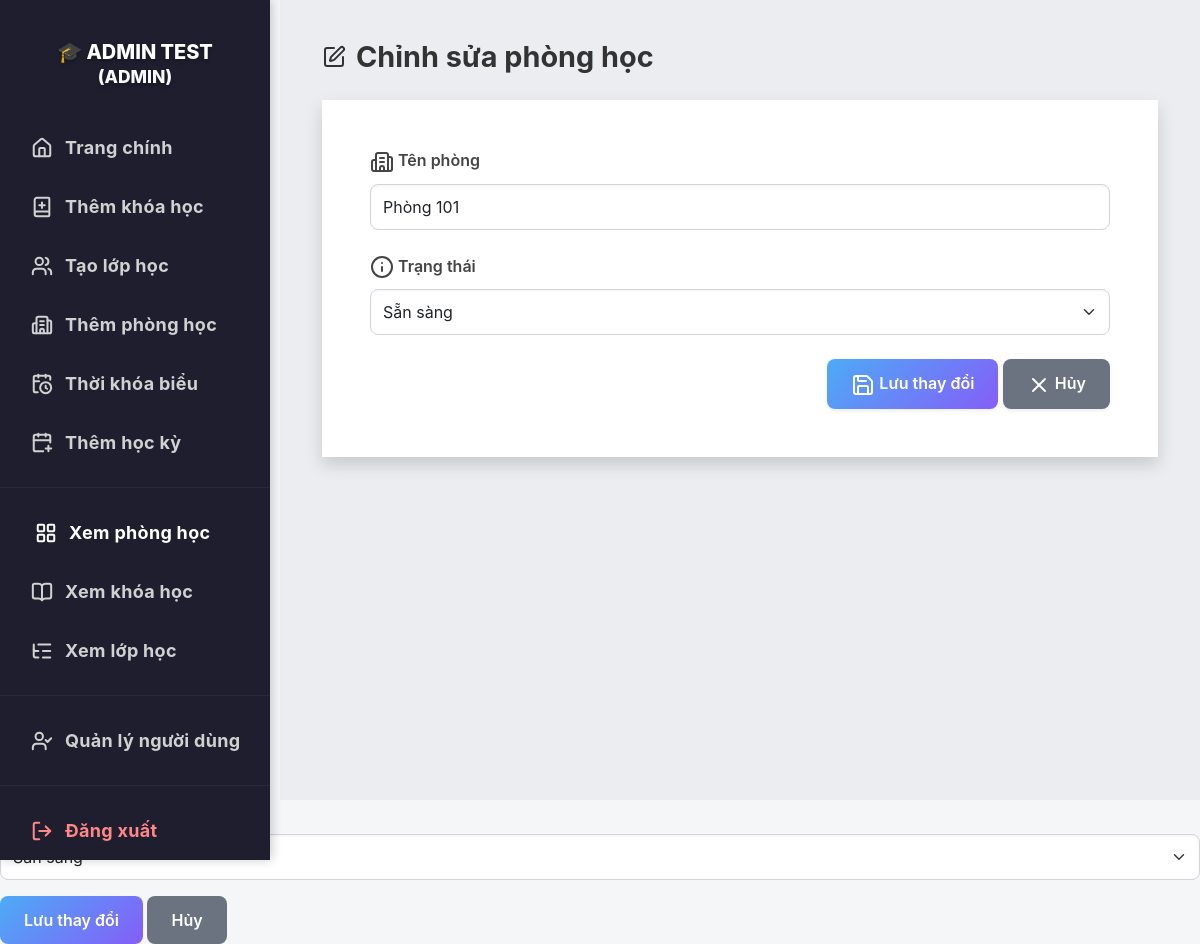
The app's page /edit-room/1 (signed in) with its own data.
### tables this page shows
CREATE TABLE users (
            id INTEGER PRIMARY KEY AUTOINCREMENT,
            full_name TEXT NOT NULL,
            email TEXT NOT NULL UNIQUE,
            password TEXT NOT NULL,
            role TEXT NOT NULL CHECK (role IN ('student', 'teacher', 'admin')),
            dob DATE,                
            phone TEXT,             
            gender TEXT CHECK (gender IN ('male', 'female', 'other')), 
            cccd TEXT              
        , image TEXT);

CREATE TABLE rooms (
            id INTEGER PRIMARY KEY AUTOINCREMENT,
            name TEXT NOT NULL UNIQUE,
            status TEXT NOT NULL CHECK (status IN ('available', 'occupied', 'maintenance'))
        );

### app.py (the view)
@app.route('/edit-room/<int:room_id>', methods=['POST', 'GET'])
@login_required
def edit_room(room_id):
    if current_user.role != 'admin':
        return "Không có quyền truy cập", 403
    conn = sqlite3.connect('database.db')
    cursor = conn.cursor()
    if request.method == 'POST':
        name = request.form['name']
        status = request.form['status']
        cursor.execute('UPDATE rooms SET name = ?, status = ? WHERE id = ?', (name, status, room_id))
        conn.commit()
        conn.close()
        flash("Đã cập nhật phòng học thành công!", "success")
        return redirect(url_for('view_rooms'))
    else:
        cursor.execute("SELECT * FROM rooms WHERE id = ?", (room_id,))
        room = cursor.fetchone()
        conn.close()
        if room:
            return render_template('admin/edit_room.html', room=room, user=current_user)
        else:
            flash("Phòng học không tồn tại!", "danger")
            return redirect(url_for('view_rooms'))

### app.py (called while the page is built)
@login_manager.user_loader
def load_user(user_id):
    conn = sqlite3.connect('database.db')
    cursor = conn.cursor()
    cursor.execute("SELECT id, full_name, email, role, image FROM users WHERE id = ?", (user_id,))
    row = cursor.fetchone()
    conn.close()
    if row:
        return User(*row)
    return None

### templates/admin/edit_room.html (shortened to what this page needs)
<!DOCTYPE html>
<html lang="vi">
<head>
  <link href="https://cdn.jsdelivr.net/npm/bootstrap@5.3.0/dist/css/bootstrap.min.css" rel="stylesheet">
  <link href="https://unpkg.com/lucide@latest/dist/lucide.min.css" rel="stylesheet">
</head>
<body>
  <div class="sidebar">
    <h4>🎓 {{ user.full_name }}<br><small class="text-light">(ADMIN)</small></h4>
    <a href="/dashboard"><i data-lucide="home"></i> Trang chính</a>
    <a href="{{ url_for('add_course') }}"><i data-lucide="book-plus"></i> Thêm khóa học</a>
    <a href="{{ url_for('add_class') }}"><i data-lucide="users"></i> Tạo lớp học</a>
    <a href="{{ url_for('add_room') }}"><i data-lucide="building-2"></i> Thêm phòng học</a>
    <a href="{{ url_for('add_schedule') }}"><i data-lucide="calendar-clock"></i> Thời khóa biểu</a>
    <a href="{{ url_for('add_semester') }}"><i data-lucide="calendar-plus"></i> Thêm học kỳ</a>
    <hr>
    <a href="{{ url_for('view_rooms') }}" class="active"><i data-lucide="layout-grid"></i> Xem phòng học</a>
    <a href="{{ url_for('view_courses') }}"><i data-lucide="book-open"></i> Xem khóa học</a>
    <a href="{{ url_for('view_classes') }}"><i data-lucide="list-tree"></i> Xem lớp học</a>
    <hr>
    <a href="{{ url_for('view_users') }}"><i data-lucide="user-check"></i> Quản lý người dùng</a>
    <hr>
    <a href="{{ url_for('logout') }}" class="logout-link"><i data-lucide="log-out"></i> Đăng xuất</a>
  </div>
  <div class="main-content">
    <div class="container animate-slide">
      <h2 class="form-title"><i data-lucide="edit"></i> Chỉnh sửa phòng học</h2>
      <form method="POST" class="p-5 bg-white rounded-lg shadow animate-fade">
        <div class="mb-4">
          <label for="name" class="form-label"><i data-lucide="building-2"></i> Tên phòng</label>
          <input type="text" class="form-control" id="name" name="name" value="{{ room[1] }}" required>
        </div>
        <div class="mb-4">
          <label for="status" class="form-label"><i data-lucide="info"></i> Trạng thái</label>
          <select class="form-select" name="status" id="status" required>
            <option value="available" {% if room[2] == 'available' %}selected{% endif %}>Sẵn sàng</option>
          </select>
        </div>
        <div class="text-end">
          <button type="submit" class="btn btn-primary shadow-sm"><i data-lucide="save"></i> Lưu thay đổi</button>
          <a href="{{ url_for('view_rooms') }}" class="btn btn-secondary shadow-sm"><i data-lucide="x"></i> Hủy</a>
        </div>
      </form>
    </div>
  </div>
<div class="mb-3">
  <label for="status" class="form-label">Trạng thái:</label>
  <select class="form-select" name="status" id="status" required>
    <option value="available" {% if room[2] == 'available' %}selected{% endif %}>Sẵn sàng</option>
  </select>
</div>
<button type="submit" class="btn btn-primary">Lưu thay đổi</button>
<a href="{{ url_for('view_rooms') }}" class="btn btn-secondary">Hủy</a>
</body>
</html>

### templates/admin/edit_room.html (style rules this page uses)
:root { --primary-color: #4dabf7; --secondary-color: #845ef7; --sidebar-bg: #1e1e2f; --text-light: #d1d1d1; }
body { margin: 0; font-family: 'Inter', sans-serif; background: #f4f6f8; }
.sidebar { width: 270px; min-height: 100vh; background: #1e1e2f; padding-top: 40px; position: fixed; left: 0; top: 0; box-shadow: 2px 0 10px rgba(0, 0, 0, 0.2); }
.sidebar h4 { color: #fff; text-align: center; margin-bottom: 30px; font-weight: 800; font-size: 20px; text-transform: uppercase; text-shadow: 0 2px 4px rgba(0, 0, 0, 0.3); }
.sidebar a { display: flex; align-items: center; padding: 16px 26px; color: #d1d1d1; font-size: 18px; font-weight: 700; text-decoration: none; border-left: 5px solid transparent; transition: all 0.35s ease; letter-spacing: 0.3px; position: relative; }
.sidebar a::before { content: ''; position: absolute; top: 0; left: 0; height: 100%; width: 0; background: linear-gradient(90deg, #4dabf7, #c084fc); transition: width 0.35s ease; z-index: 0; opacity: 0.15; }
.sidebar a:hover, .sidebar a.active { color: #fff; transform: translateX(4px); }
.sidebar a svg { width: 22px; height: 22px; margin-right: 12px; stroke-width: 2.2; transition: transform 0.3s ease; z-index: 1; }
.logout-link { color: #ff8787 !important; }
.main-content { margin-left: 280px; padding: 40px 30px; background: #ebedf0; min-height: 100vh; }
.container { max-width: 900px; }
.form-title { font-size: 1.8rem; font-weight: 700; color: #333; margin-bottom: 25px; display: flex; align-items: center; gap: 10px; }
.form-label { font-weight: 600; color: #444; font-size: 1rem; margin-bottom: 10px; }
.form-control, .form-select { border-radius: 8px; padding: 10px 12px; font-size: 1rem; border: 1px solid #d1d5db; box-shadow: inset 0 1px 3px rgba(0, 0, 0, 0.05); transition: border-color 0.3s ease, box-shadow 0.3s ease; }
.btn-primary { padding: 12px 24px; font-weight: 600; font-size: 1rem; border: none; border-radius: 8px; background: linear-gradient(135deg, var(--primary-color), var(--secondary-color)); color: white; transition: all 0.3s ease; }
.btn-secondary { padding: 12px 24px; font-weight: 600; font-size: 1rem; border: none; border-radius: 8px; background: #6b7280; color: white; transition: all 0.3s ease; }
.animate-slide { animation: slideIn 0.5s ease forwards; }
.animate-fade { animation: fadeIn 0.7s ease forwards; }
hr { border-color: rgba(255, 255, 255, 0.2); margin: 15px 0; }

### records on screen
users: full_name "ADMIN TEST"
rooms: name "Phòng 101", status "Sẵn sàng"
